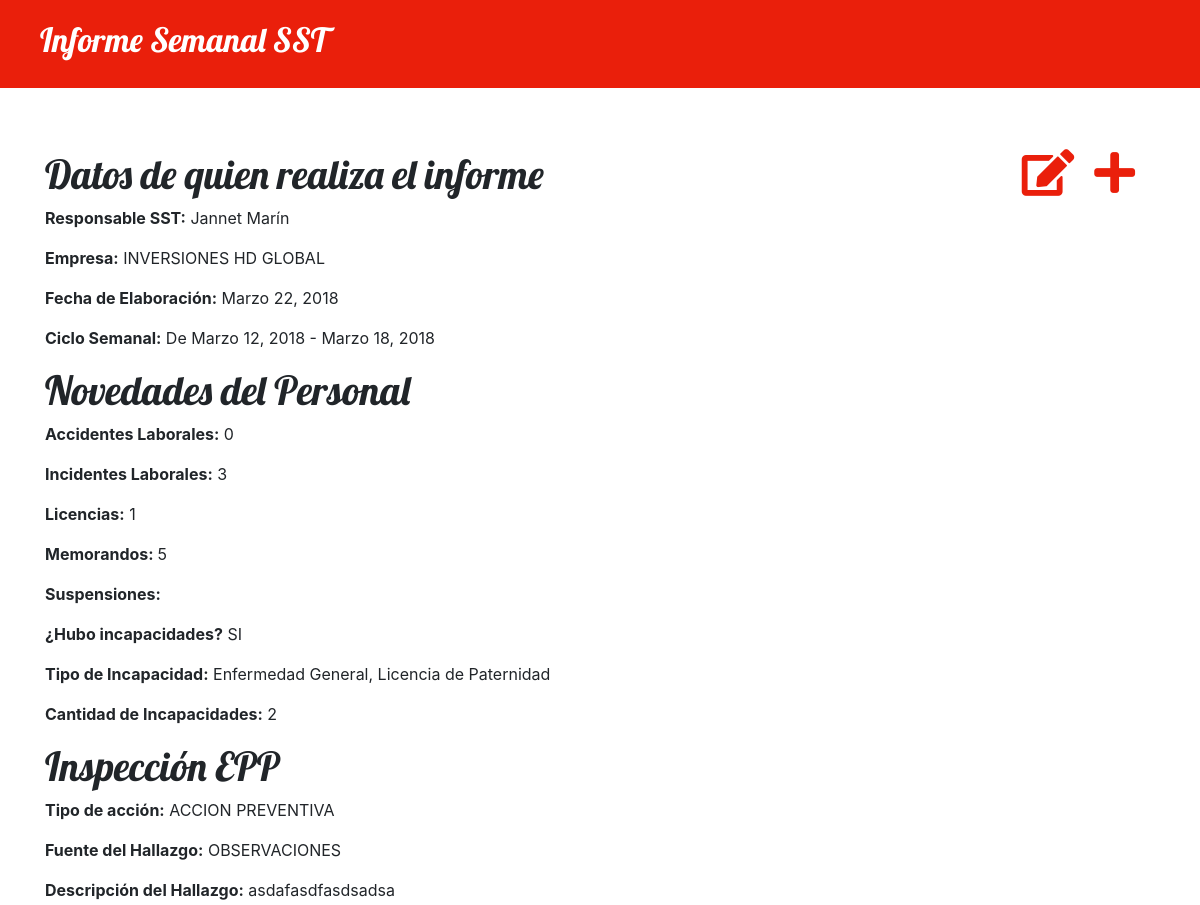
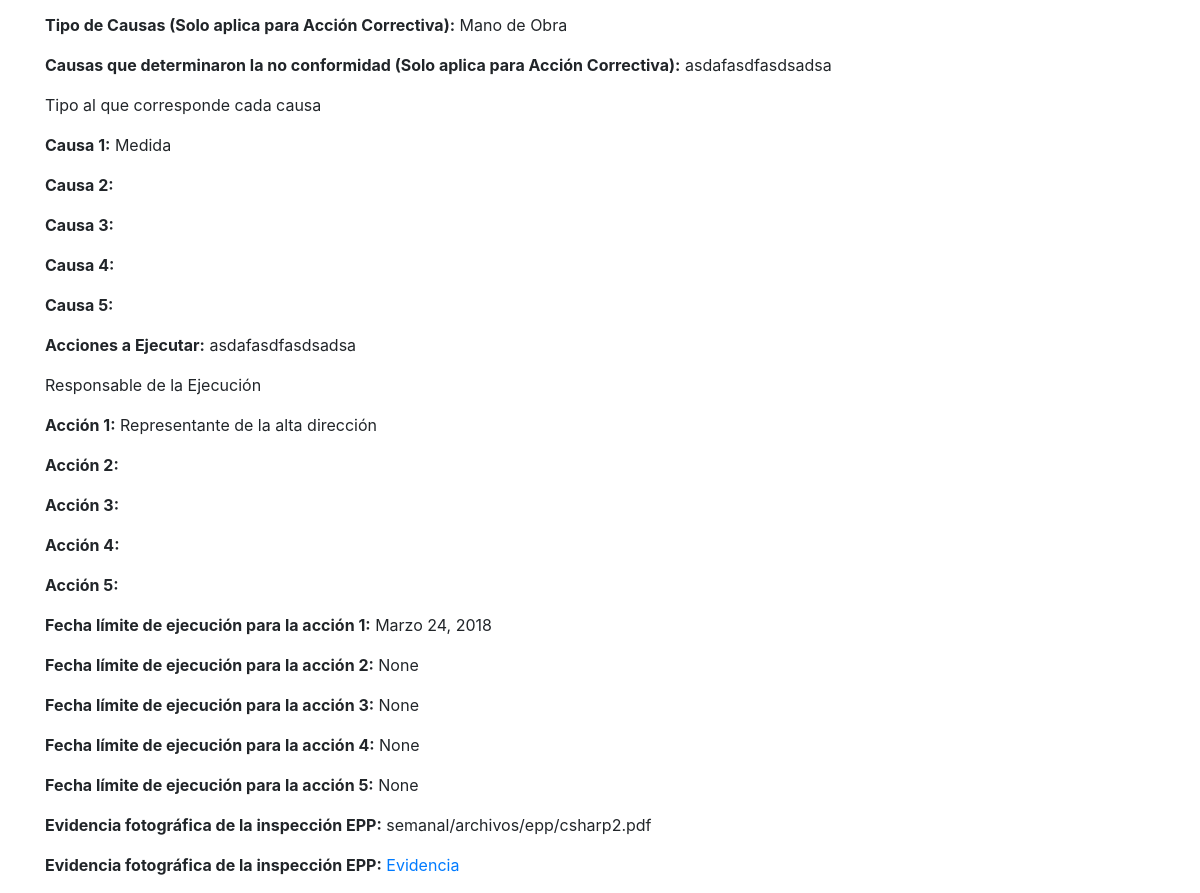
/informe/4/, run on the app's committed database (2 pictures, top to bottom).
### semanal/models.py (models this page shows, shortened)
class Informe(models.Model):
    usuario           = models.ForeignKey('auth.User', on_delete=models.CASCADE)
    empresa           = models.CharField(max_length=30, choices=OPCIONES_EMPRESA)
    fecha_elaboracion = models.DateField(
        default=date.today,
        verbose_name="Fecha de Elaboración")
    desde = models.DateField(default=date.today)
    hasta = models.DateField(default=date.today)
    acc_laboral = models.CharField(
        max_length=30,
        choices=OPCIONES_ACCIDENTES,
        verbose_name="Accidentes Laborales")
    inc_laboral = models.CharField(
        max_length=30,
        choices=OPCIONES_INCIDENTES,
        verbose_name="Incidentes Laborales")
    licencias = models.CharField(max_length=30, choices=OPCIONES_LICENCIAS)
    memorandos = models.CharField(
        max_length=30,
        choices=OPCIONES_MEMORANDOS,
        verbose_name="Memorandos o Llamados de atención")
    suspensiones = models.CharField(max_length=30, choices=OPCIONES_SUSPENSIONES)
    pregunta = models.CharField(
        max_length=30,
        choices=OPCIONES_PREGUNTA,
        verbose_name="¿Hubo incapacidades?")
    """
    Se instalo plugin MultiSelectField para tener una lista opciones de checkbox
    Informacion en: https://pypi.python.org/pypi/django-multiselectfield
    """
    incapacidad = MultiSelectField(
        choices=OPCIONES_INCAPACIDAD,
        blank=True,
        verbose_name="Tipo de Incapacidad")
    can_incapacidades = models.CharField(
        max_length=30,
        choices=OPCIONES_CAN_INCAPACIDADES,
        blank=True,
        verbose_name="Cantidad de Incapacidades")
    tipo_accion_epp = models.CharField(
        max_length=30,
        choices=OPCIONES_ACCION,
        verbose_name="Tipo de Acción")
    fuente_hallazgo_epp = models.CharField(
        max_length=30,
        choices=OPCIONES_HALLAZGO,
        verbose_name="Fuente del Hallazgo")
    descripcion_hallazgo_epp = models.TextField(
        verbose_name="Descripción del Hallazgo")
    tipos_causas_epp = MultiSelectField(
        choices=OPCIONES_CAUSAS,
        blank=True,
        verbose_name="Tipo de Causas (Solo aplica para Acción Correctiva)")
    no_conformidad_epp = models.TextField(
        blank=True,
        verbose_name="Causas que determinaron la no conformidad (Solo \
        aplica para Acción Correctiva)")
    """
    Señale para cada causa enunciada anteriormente, el tipo al que...
    """
    causa_epp_1 = MultiSelectField(
        choices=OPCIONES_CAUSAS,
        blank=True,
        verbose_name="Causa 1")
    causa_epp_2 = MultiSelectField(
        choices=OPCIONES_CAUSAS,
        blank=True,
        verbose_name="Causa 2")
    causa_epp_3 = MultiSelectField(
        choices=OPCIONES_CAUSAS,
        blank=True,
        verbose_name="Causa 3")
    causa_epp_4 = MultiSelectField(
        choices=OPCIONES_CAUSAS,
        blank=True,
        verbose_name="Causa 4")
    causa_epp_5 = MultiSelectField(
        choices=OPCIONES_CAUSAS,
        blank=True,
        verbose_name="Causa 5")
    acciones_ejecutar_epp = models.TextField(
        verbose_name="Acciones a Ejecutar")
    """
    Responsable de la ejecucion
    """
    accion_epp_1 = MultiSelectField(
        choices=OPCIONES_RESPONSABLE,
        verbose_name="Acción 1")
    accion_epp_2 = MultiSelectField(
        choices=OPCIONES_RESPONSABLE,
        blank=True,
        verbose_name="Acción 2")
    accion_epp_3 = MultiSelectField(
        choices=OPCIONES_RESPONSABLE,
        blank=True,
        verbose_name="Acción 3")
    accion_epp_4 = MultiSelectField(
        choices=OPCIONES_RESPONSABLE,
        blank=True,
        verbose_name="Acción 4")
    accion_epp_5 = MultiSelectField(
        choices=OPCIONES_RESPONSABLE,
        blank=True,
        verbose_name="Acción 5")
    """
    Fechas límites de ejecución
    """
    fecha_ejecucion_epp_1 = models.DateField(
        verbose_name="Fecha límite de ejecución para la acción 1")
    fecha_ejecucion_epp_2 = models.DateField(
        blank=True,
        null=True,
        verbose_name="Fecha límite de ejecución para la acción 2")
    fecha_ejecucion_epp_3 = models.DateField(
        blank=True,
        null=True,
        verbose_name="Fecha límite de ejecución para la acción 3")
    fecha_ejecucion_epp_4 = models.DateField(
        blank=True,
        null=True,
        verbose_name="Fecha límite de ejecución para la acción 4")
    fecha_ejecucion_epp_5 = models.DateField(
        blank=True,
        null=True,
        verbose_name="Fecha límite de ejecución para la acción 5")
    evidencia_epp = models.FileField(
        upload_to='semanal/archivos/epp',
        verbose_name="Evidencia Fotográfica de la Inspección EPP")
    """
    Guardar el informe
    """
    """
    Cadena para representar el objeto Informe(clase) en el admin de django.
    """

### semanal/views.py (the view)
# urls.py: url(r'^informe/(?P<pk>[0-9]+)/$', views.detalle_informe, name='detalle_informe'),
def detalle_informe(request, pk):
    informe = get_object_or_404(Informe, pk=pk)
    return render(request, 'semanal/detalle_informe.html', {'informe': informe})

### semanal/templates/semanal/detalle_informe.html
{% extends 'semanal/base.html' %}
{% block content %}
  <div>
    <a class="icono" href="{% url 'nuevo_informe' %}" title="Nuevo Informe">
      <span class="fas fa-plus"></span>
    </a>
    <a class="icono" href="{% url 'nuevo_informe' pk=informe.pk %}" title="Editar Informe">
      <span class="fas fa-edit"></span>
    </a>
  </div>
  <div>
    <h1>Datos de quien realiza el informe</h1>
    <p><strong>Responsable SST:</strong> {{ informe.usuario.first_name }} {{ informe.usuario.last_name }}</p>
    <p><strong>Empresa:</strong> {{ informe.empresa }}</p>
    <p><strong>Fecha de Elaboración:</strong> {{ informe.fecha_elaboracion }}</p>
    <p><strong>Ciclo Semanal:</strong> De {{ informe.desde }} - {{ informe.hasta }}</p>
    <h1>Novedades del Personal</h1>
    <p><strong>Accidentes Laborales:</strong> {{ informe.acc_laboral }}</p>
    <p><strong>Incidentes Laborales:</strong> {{ informe.inc_laboral }}</p>
    <p><strong>Licencias:</strong> {{ informe.licencias }}</p>
    <p><strong>Memorandos: </strong> {{ informe.memorandos }}</p>
    <p><strong>Suspensiones:</strong> {{ informe.suspenciones }}</p>
    <p><strong>¿Hubo incapacidades?</strong> {{ informe.pregunta }}</p>
    <p><strong>Tipo de Incapacidad:</strong> {{ informe.incapacidad }}</p>
    <p><strong>Cantidad de Incapacidades:</strong> {{ informe.can_incapacidades }}</p>
    <h1>Inspección EPP</h1>
    <p><strong>Tipo de acción:</strong> {{ informe.tipo_accion_epp }}</p>
    <p><strong>Fuente del Hallazgo:</strong> {{ informe.fuente_hallazgo_epp }}</p>
    <p><strong>Descripción del Hallazgo:</strong> {{ informe.descripcion_hallazgo_epp }}</p>
    <p><strong>Tipo de Causas (Solo aplica para Acción Correctiva):</strong> {{ informe.tipos_causas_epp }}</p>
    <p><strong>Causas que determinaron la no conformidad (Solo aplica para Acción Correctiva):</strong> {{ informe.no_conformidad_epp }}</p>
    <p>Tipo al que corresponde cada causa</p>
    <p><strong>Causa 1:</strong> {{ informe.causa_epp_1 }}</p>
    <p><strong>Causa 2:</strong> {{ informe.causa_epp_2 }}</p>
    <p><strong>Causa 3:</strong> {{ informe.causa_epp_3 }}</p>
    <p><strong>Causa 4:</strong> {{ informe.causa_epp_4 }}</p>
    <p><strong>Causa 5:</strong> {{ informe.causa_epp_5 }}</p>
    <p><strong>Acciones a Ejecutar:</strong> {{ informe.acciones_ejecutar_epp }}</p>
    <p>Responsable de la Ejecución</p>
    <p><strong>Acción 1:</strong> {{ informe.accion_epp_1 }}</p>
    <p><strong>Acción 2:</strong> {{ informe.accion_epp_2 }}</p>
    <p><strong>Acción 3:</strong> {{ informe.accion_epp_3 }}</p>
    <p><strong>Acción 4:</strong> {{ informe.accion_epp_4 }}</p>
    <p><strong>Acción 5:</strong> {{ informe.accion_epp_5 }}</p>
    <p><strong>Fecha límite de ejecución para la acción 1:</strong> {{ informe.fecha_ejecucion_epp_1 }}</p>
    <p><strong>Fecha límite de ejecución para la acción 2:</strong> {{ informe.fecha_ejecucion_epp_2 }}</p>
    <p><strong>Fecha límite de ejecución para la acción 3:</strong> {{ informe.fecha_ejecucion_epp_3 }}</p>
    <p><strong>Fecha límite de ejecución para la acción 4:</strong> {{ informe.fecha_ejecucion_epp_4 }}</p>
    <p><strong>Fecha límite de ejecución para la acción 5:</strong> {{ informe.fecha_ejecucion_epp_5 }}</p>
    <p><strong>Evidencia fotográfica de la inspección EPP:</strong> {{ informe.evidencia_epp }}</p>
    <p>
      <strong>Evidencia fotográfica de la inspección EPP:</strong>
      <a href="{{ informe.evidencia_epp.url }}">Evidencia</a>
    </p>
  </div>
{% endblock %}

### semanal/static/css/estilos.css (style rules this page uses)
h1, h2, h3, h4 { font-family: 'Lobster', cursive; }
.icono, .icono:visited { color: #ea1f0b; float: right; font-size: 35pt; margin-right: 20px; }

### data on the page
Informe: usuario.first_name "Jannet", usuario.last_name "Marín", empresa "INVERSIONES HD GLOBAL", fecha_elaboracion "Marzo 22, 2018", desde "Marzo 12, 2018", hasta "Marzo 18, 2018", acc_laboral "0", inc_laboral "3", licencias "1", memorandos "5", pregunta "SI", incapacidad "Enfermedad General, Licencia de Paternidad", can_incapacidades "2", tipo_accion_epp "ACCION PREVENTIVA", fuente_hallazgo_epp "OBSERVACIONES", descripcion_hallazgo_epp "asdafasdfasdsadsa", tipos_causas_epp "Mano de Obra", no_conformidad_epp "asdafasdfasdsadsa", causa_epp_1 "Medida", acciones_ejecutar_epp "asdafasdfasdsadsa", accion_epp_1 "Representante de la alta dirección", fecha_ejecucion_epp_1 "Marzo 24, 2018", fecha_ejecucion_epp_2 "None", fecha_ejecucion_epp_3 "None", fecha_ejecucion_epp_4 "None", fecha_ejecucion_epp_5 "None", evidencia_epp "semanal/archivos/epp/csharp2.pdf"
